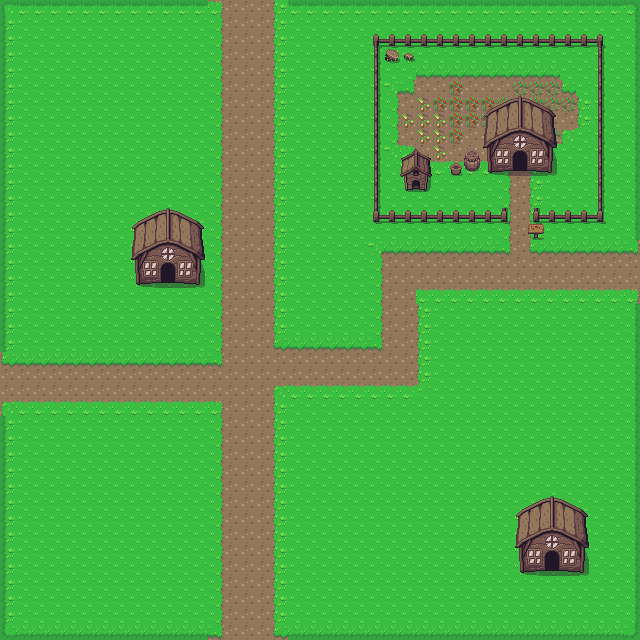

This is a level from a 2D game, rendered from its Tiled map with the project's own tilesets. A one-line summary and the map file follow, with tile-layer data summarised:
An orthogonal 40x40 tile map with 16x16 px tiles, 2 tile layers (Ground, Collisions), 2 tilesets and 29 objects.

<map version="1.4" tiledversion="1.4.3" orientation="orthogonal" renderorder="right-down" width="40" height="40" tilewidth="16" tileheight="16" infinite="0" nextlayerid="5" nextobjectid="43">
 <tileset firstgid="1" source="overwold.tsx" />
 <tileset firstgid="1441" source="tiles.tsx" />
 <layer id="1" name="Ground" width="40" height="40">
  <data>[1600 cells, 1600 non-empty, 16 distinct tile ids]</data>
 </layer>
 <layer id="2" name="Collisions" width="40" height="40">
  <data>[1600 cells, 274 non-empty, 51 distinct tile ids]</data>
 </layer>
 <objectgroup id="4" name="collision mask">
  <object id="4" x="3.5364" y="2.6523" width="204.227" height="4.4205" />
  <object id="5" x="0.8841" y="3.5364" width="4.4205" height="339.494" />
  <object id="6" x="-3.5364" y="422.6" width="7.9569" height="216.605" />
  <object id="7" x="-10.6092" y="633.016" width="205.995" height="6.1887" />
  <object id="8" x="304.13" y="633.016" width="335.958" height="7.9569" />
  <object id="9" x="634.784" y="311.203" width="4.4205" height="324.465" />
  <object id="10" x="633.9" y="-3.5364" width="8.841" height="228.982" />
  <object id="13" x="303.246" y="-0.8841" width="333.306" height="6.1887" />
  <object id="16" x="488" y="142.5">
   <polygon points="0,0 64.75,2.25 63.25,29.5 39.25,28.25 38,9.5 25.25,10 24.75,27.5 2.25,28.75" />
  </object>
  <object id="17" x="465.25" y="157.5">
   <polygon points="0,0 13.5,0.5 13.25,12.5 -0.25,12" />
  </object>
  <object id="18" x="450.75" y="167.5">
   <polygon points="0,0 10.5,0 9.5,6 0.75,6" />
  </object>
  <object id="20" x="404.25" y="175.75">
   <polygon points="0,0 0.5,13.75 22,14.25 22.75,-0.5" />
  </object>
  <object id="23" x="386.25" y="50.375" width="12.625" height="11.75">
   <ellipse />
  </object>
  <object id="24" x="405.375" y="53.875" width="7.5" height="6">
   <ellipse />
  </object>
  <object id="25" x="529.182" y="224.545" width="14.7273" height="9.09091" />
  <object id="26" x="373" y="35" width="228.5" height="10" />
  <object id="27" x="598.5" y="39" width="4.5" height="181" />
  <object id="28" x="533.5" y="215" width="70" height="6.5" />
  <object id="29" x="533" y="209" width="7.5" height="12" />
  <object id="31" x="378.5" y="214" width="127" height="7" />
  <object id="33" x="372.5" y="36" width="6.5" height="185.5" />
  <object id="35" x="274" y="0" width="31.3333" height="6.66667" />
  <object id="36" x="210" y="1.33333" width="12" height="7.33333" />
  <object id="37" x="635.333" y="224" width="6" height="27.3333" />
  <object id="38" x="634.667" y="290.667" width="6.66667" height="21.3333" />
  <object id="39" x="276.667" y="630" width="27.3333" height="10" />
  <object id="40" x="198" y="632.667" width="21.3333" height="8" />
  <object id="41" x="0.5" y="344" width="6.5" height="17.5" />
  <object id="42" x="0.5" y="404.5" width="5" height="17" />
 </objectgroup>
</map>
